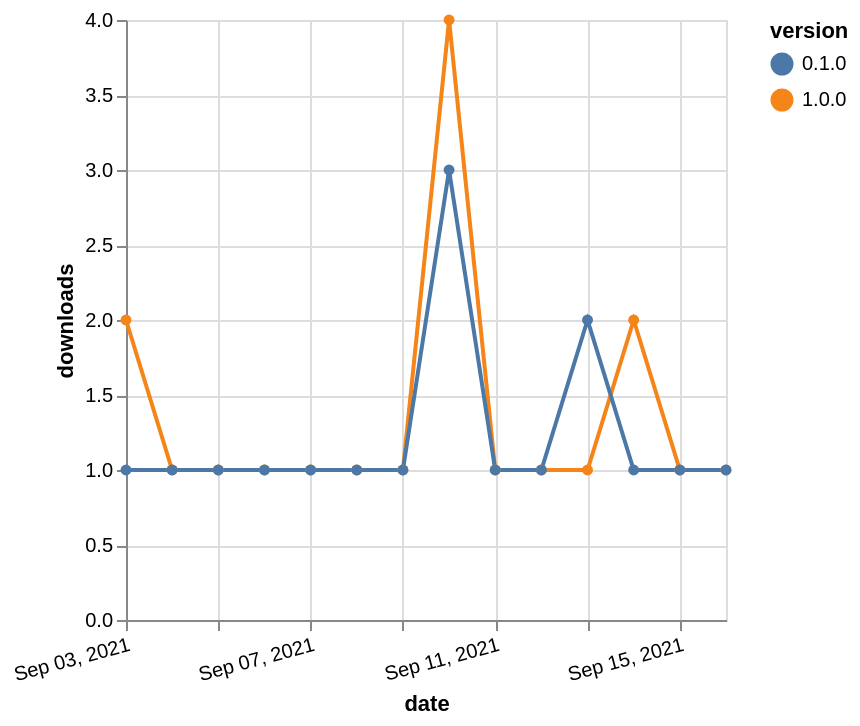

Express this chart as Vega-Lite.
### Vega-Lite specification from a JSON file in a GitHub repository (floating-point values rounded to 4 significant figures)
{"$schema": "https://vega.github.io/schema/vega-lite/v5.json", "description": "A simple bar chart with embedded data.", "data": {"values": [{"date": "2021-09-03", "total": 144, "delta": 2, "version": "1.0.0"}, {"date": "2021-09-04", "total": 145, "delta": 1, "version": "1.0.0"}, {"date": "2021-09-05", "total": 146, "delta": 1, "version": "1.0.0"}, {"date": "2021-09-06", "total": 147, "delta": 1, "version": "1.0.0"}, {"date": "2021-09-07", "total": 148, "delta": 1, "version": "1.0.0"}, {"date": "2021-09-08", "total": 149, "delta": 1, "version": "1.0.0"}, {"date": "2021-09-09", "total": 150, "delta": 1, "version": "1.0.0"}, {"date": "2021-09-10", "total": 154, "delta": 4, "version": "1.0.0"}, {"date": "2021-09-11", "total": 155, "delta": 1, "version": "1.0.0"}, {"date": "2021-09-12", "total": 156, "delta": 1, "version": "1.0.0"}, {"date": "2021-09-13", "total": 157, "delta": 1, "version": "1.0.0"}, {"date": "2021-09-14", "total": 159, "delta": 2, "version": "1.0.0"}, {"date": "2021-09-15", "total": 160, "delta": 1, "version": "1.0.0"}, {"date": "2021-09-16", "total": 161, "delta": 1, "version": "1.0.0"}, {"date": "2021-09-03", "total": 235, "delta": 1, "version": "0.1.0"}, {"date": "2021-09-04", "total": 236, "delta": 1, "version": "0.1.0"}, {"date": "2021-09-05", "total": 237, "delta": 1, "version": "0.1.0"}, {"date": "2021-09-06", "total": 238, "delta": 1, "version": "0.1.0"}, {"date": "2021-09-07", "total": 239, "delta": 1, "version": "0.1.0"}, {"date": "2021-09-08", "total": 240, "delta": 1, "version": "0.1.0"}, {"date": "2021-09-09", "total": 241, "delta": 1, "version": "0.1.0"}, {"date": "2021-09-10", "total": 244, "delta": 3, "version": "0.1.0"}, {"date": "2021-09-11", "total": 245, "delta": 1, "version": "0.1.0"}, {"date": "2021-09-12", "total": 246, "delta": 1, "version": "0.1.0"}, {"date": "2021-09-13", "total": 248, "delta": 2, "version": "0.1.0"}, {"date": "2021-09-14", "total": 249, "delta": 1, "version": "0.1.0"}, {"date": "2021-09-15", "total": 250, "delta": 1, "version": "0.1.0"}, {"date": "2021-09-16", "total": 251, "delta": 1, "version": "0.1.0"}]}, "width": "container", "mark": {"type": "line", "point": {"filled": true}}, "encoding": {"x": {"field": "date", "type": "temporal", "timeUnit": "yearmonthdate", "title": "date", "axis": {"labelAngle": -15}}, "y": {"field": "delta", "type": "quantitative", "title": "downloads"}, "color": {"field": "version", "type": "nominal"}, "tooltip": {"field": "delta"}}}
